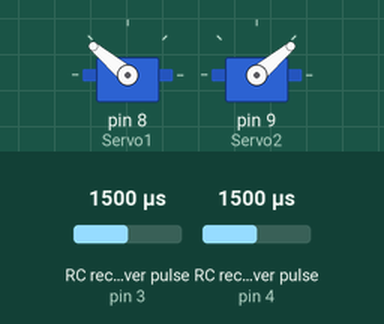
Recording of a sketch running on a simulated Arduino Uno, built with avr-gcc and run on an emulated ATmega328P. On the bench: 2 × servo. Wiring (inferred from the names in the program): 2 × RC receiver channel: data pin 3 / data pin 4. The test bench sets the inputs (shaded band); at power-on: RC receiver pulse (sensors on pin 3, pin 4) 1500 µs.

Above: at 1.2 s.
1.3 s: RC receiver pulse (sensor on pin 3) set to 1020 µs
At 3.7 s:
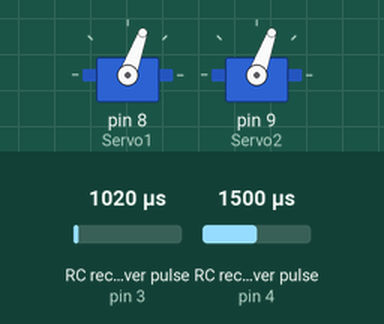
4.0 s: RC receiver pulse (sensor on pin 4) set to 1020 µs
At 5.2 s:
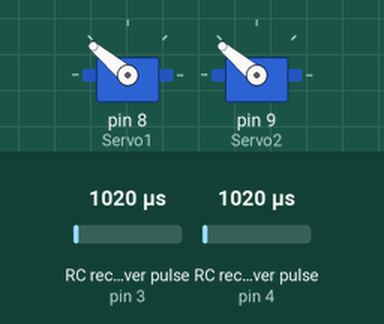
5.5 s: RC receiver pulse (sensor on pin 3) set to 1126 µs
7.0 s: RC receiver pulse (sensor on pin 3) set to 1144 µs
At 7.5 s:
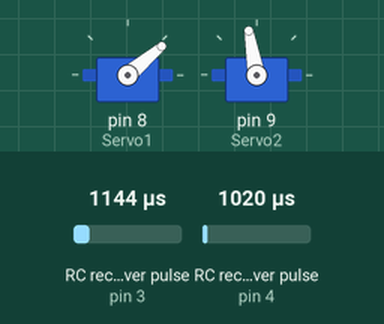
At 8.8 s:
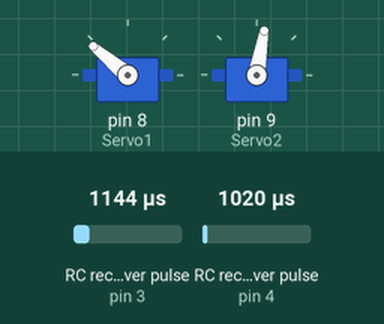
10.0 s: RC receiver pulse (sensor on pin 4) set to 1750 µs
13.0 s: RC receiver pulse (sensor on pin 3) set to 1124 µs
Timing chart, 0 to 15.5 s (numbered marks = the images above; inputs shaded):
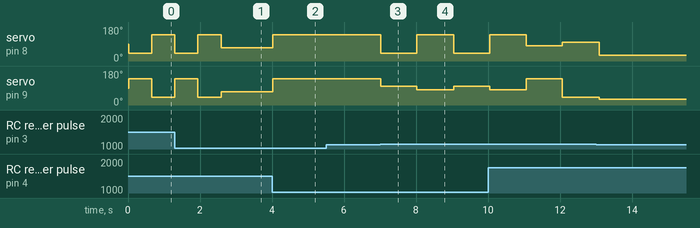

The sketch:

ControlCode_v2.ino
```cpp
#include <Servo.h>

// Servo objects
Servo Servo1; // Left Wing
Servo Servo2; // Right Wing

// Reciever pins
const int ch2Pin = 3;
const int ch3Pin = 4;

void setup() {
  Serial.begin(9600);

  // Attaches servos (output) on pins 11 and 12
  Servo1.attach(8);
  Servo2.attach(9);

  // Sets type of input pins to INPUT
  pinMode(ch2Pin, INPUT);
  pinMode(ch3Pin, INPUT);
}

void loop() {
  // Read the pulse width for each channel
  unsigned long ch2Val = pulseIn(ch2Pin, HIGH);
  unsigned long ch3Val = pulseIn(ch3Pin, HIGH);

  // Flapping or Gliding
  if(ch2Val > 1134) {
    // Frequency
    double freq = frequencyCalc(1084, 1893, ch2Val);

    if (ch3Val > 1570) {
      Servo1.write(80);
      Servo2.write(140);
      delay(1000 * freq);
      Servo1.write(100);
      Servo2.write(40);
      delay(1000 * freq);
    } else if (ch3Val < 1370) {
      Servo1.write(40);
      Servo2.write(100);
      delay(1000 * freq);
      Servo1.write(140);
      Servo2.write(80);
      delay(1000 * freq);
    } else {
      Servo1.write(40);
      Servo2.write(140);
      delay(1000 * freq);
      Servo1.write(140);
      Servo2.write(40);
      delay(1000 * freq);
    }
  } else {
    int angle = incrementMap(177, 118, ch3Val);

    Servo1.write(angle);
    Servo2.write(angle);
    delay(20);
  }
}

double frequencyCalc(long min, long max, long signal) {
  long digitalMin = min + 100;
  long digitalMax = max - 100;

  if(signal < digitalMin && signal > min + 50){
    signal = digitalMin;
  }

  if(signal < min + 50) {
    return 0;
  }

  if(signal > digitalMax){
    signal = digitalMax;
  }

  return 1.00 - (.70)*(signal-digitalMin)/(digitalMax-digitalMin);
}

int incrementMap(int upperLimit, int lowerLimit, int rawSignal) {
  int signal = rawSignal/10;
  double interval = (upperLimit - lowerLimit) / 10.00;
  double check = upperLimit + 0.0;
  int angle = 20;

  while(angle < 120) {
    if(signal <= check) {
      angle += 10;
      check -= interval;
    } else {
      return angle;
    }
  }
  return 140;
}
```

Measured:
- the behaviour switches between 1133 and 1134 µs on RC receiver pulse (sensor on pin 3) (found by bisection; images 2 and 3)
- after the input at 4.0 s, servo on pin 8 (Servo1), servo on pin 9 (Servo2): 70° → 140° at once
- after the input at 5.5 s, every drawn part: stays the same
- after the input at 7.0 s, servo on pin 8 (Servo1): 140° → 40° at once, → 140° 1.0 s later, → 40° 1.0 s later; servo on pin 9 (Servo2): 140° → 100° at once, → 80° 1.0 s later, → 100° 1.0 s later
